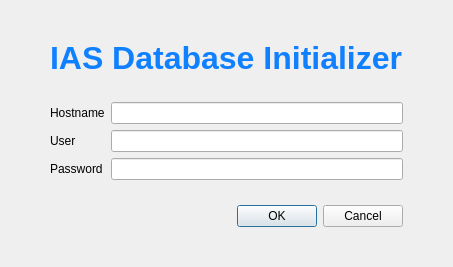
<?xml version="1.0" encoding="UTF-8"?>
<ui version="4.0">
 <class>LoginDialog</class>
 <widget class="QDialog" name="LoginDialog">
  <property name="geometry">
   <rect>
    <x>0</x>
    <y>0</y>
    <width>400</width>
    <height>267</height>
   </rect>
  </property>
  <property name="windowTitle">
   <string>Dialog</string>
  </property>
  <layout class="QVBoxLayout" name="verticalLayout">
   <property name="leftMargin">
    <number>50</number>
   </property>
   <property name="topMargin">
    <number>40</number>
   </property>
   <property name="rightMargin">
    <number>50</number>
   </property>
   <property name="bottomMargin">
    <number>40</number>
   </property>
   <item>
    <layout class="QHBoxLayout" name="horizontalLayout_2">
     <item>
      <spacer name="horizontalSpacer">
       <property name="orientation">
        <enum>Qt::Horizontal</enum>
       </property>
       <property name="sizeHint" stdset="0">
        <size>
         <width>40</width>
         <height>20</height>
        </size>
       </property>
      </spacer>
     </item>
     <item>
      <widget class="QLabel" name="label_title">
       <property name="text">
        <string>&lt;html&gt;&lt;head/&gt;&lt;body&gt;&lt;p&gt;&lt;span style=&quot; font-size:24pt; font-weight:600; color:#0f80ff;&quot;&gt;IAS Database Initializer&lt;/span&gt;&lt;/p&gt;&lt;/body&gt;&lt;/html&gt;</string>
       </property>
       <property name="textFormat">
        <enum>Qt::RichText</enum>
       </property>
      </widget>
     </item>
     <item>
      <spacer name="horizontalSpacer_2">
       <property name="orientation">
        <enum>Qt::Horizontal</enum>
       </property>
       <property name="sizeHint" stdset="0">
        <size>
         <width>40</width>
         <height>20</height>
        </size>
       </property>
      </spacer>
     </item>
    </layout>
   </item>
   <item>
    <spacer name="verticalSpacer">
     <property name="orientation">
      <enum>Qt::Vertical</enum>
     </property>
     <property name="sizeHint" stdset="0">
      <size>
       <width>20</width>
       <height>12</height>
      </size>
     </property>
    </spacer>
   </item>
   <item>
    <layout class="QGridLayout" name="gridLayout">
     <item row="0" column="0">
      <widget class="QLabel" name="label_user_2">
       <property name="text">
        <string>Hostname</string>
       </property>
      </widget>
     </item>
     <item row="0" column="1">
      <widget class="QLineEdit" name="lineEditHostname"/>
     </item>
     <item row="1" column="0">
      <widget class="QLabel" name="label_user">
       <property name="text">
        <string>User</string>
       </property>
      </widget>
     </item>
     <item row="1" column="1">
      <widget class="QLineEdit" name="lineEditUser"/>
     </item>
     <item row="2" column="0">
      <widget class="QLabel" name="label_password">
       <property name="text">
        <string>Password</string>
       </property>
      </widget>
     </item>
     <item row="2" column="1">
      <widget class="QLineEdit" name="lineEditPassword">
       <property name="echoMode">
        <enum>QLineEdit::Password</enum>
       </property>
      </widget>
     </item>
    </layout>
   </item>
   <item>
    <spacer name="verticalSpacer_2">
     <property name="orientation">
      <enum>Qt::Vertical</enum>
     </property>
     <property name="sizeHint" stdset="0">
      <size>
       <width>20</width>
       <height>11</height>
      </size>
     </property>
    </spacer>
   </item>
   <item>
    <widget class="QDialogButtonBox" name="buttonBox">
     <property name="enabled">
      <bool>true</bool>
     </property>
     <property name="mouseTracking">
      <bool>false</bool>
     </property>
     <property name="tabletTracking">
      <bool>false</bool>
     </property>
     <property name="focusPolicy">
      <enum>Qt::NoFocus</enum>
     </property>
     <property name="autoFillBackground">
      <bool>false</bool>
     </property>
     <property name="standardButtons">
      <set>QDialogButtonBox::Cancel|QDialogButtonBox::Ok</set>
     </property>
     <property name="centerButtons">
      <bool>false</bool>
     </property>
    </widget>
   </item>
  </layout>
 </widget>
 <resources/>
 <connections>
  <connection>
   <sender>buttonBox</sender>
   <signal>rejected()</signal>
   <receiver>LoginDialog</receiver>
   <slot>reject()</slot>
   <hints>
    <hint type="sourcelabel">
     <x>199</x>
     <y>218</y>
    </hint>
    <hint type="destinationlabel">
     <x>199</x>
     <y>133</y>
    </hint>
   </hints>
  </connection>
  <connection>
   <sender>buttonBox</sender>
   <signal>accepted()</signal>
   <receiver>LoginDialog</receiver>
   <slot>accept()</slot>
   <hints>
    <hint type="sourcelabel">
     <x>199</x>
     <y>218</y>
    </hint>
    <hint type="destinationlabel">
     <x>199</x>
     <y>133</y>
    </hint>
   </hints>
  </connection>
 </connections>
</ui>
